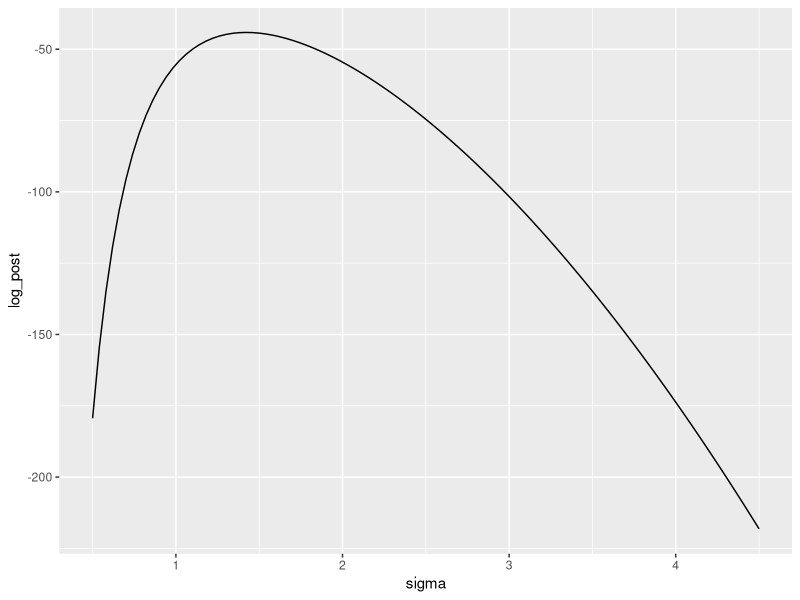
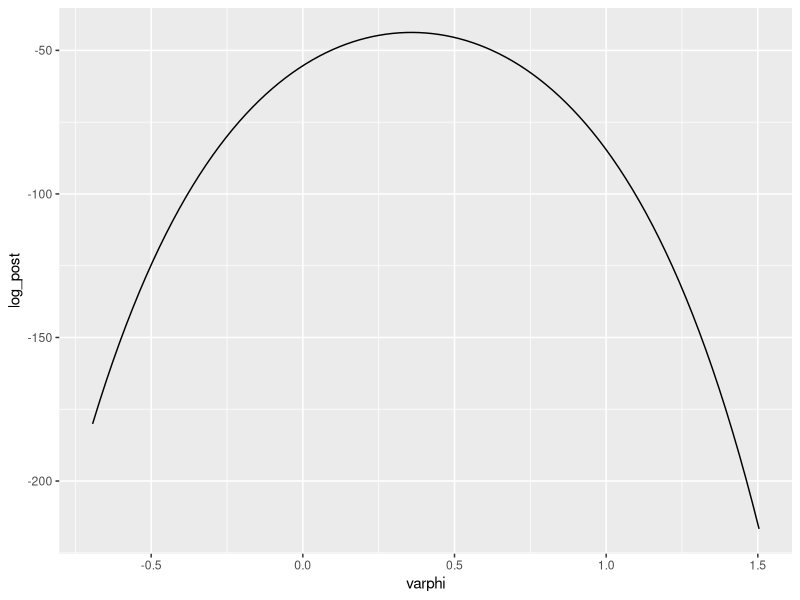
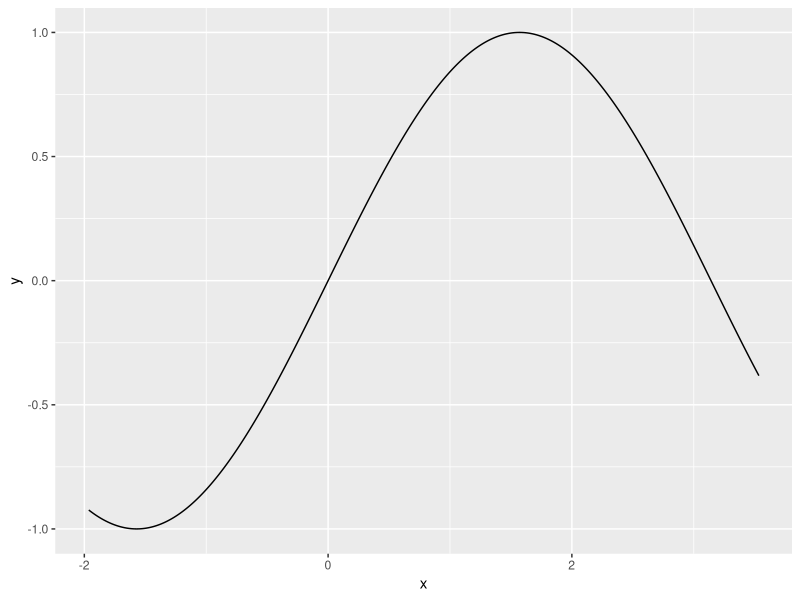
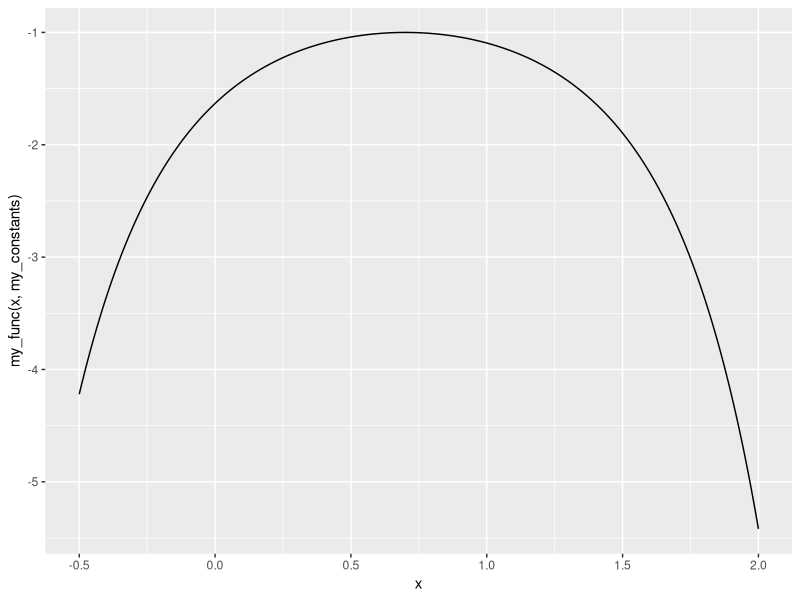
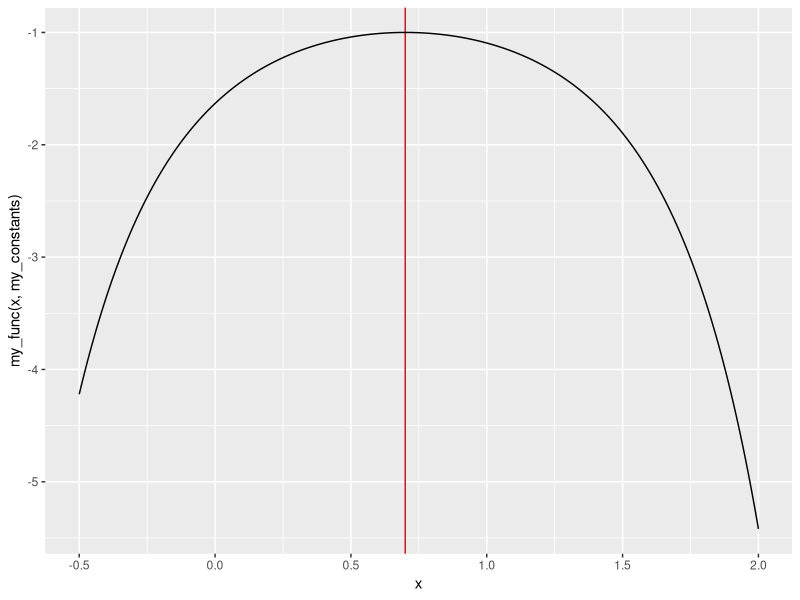
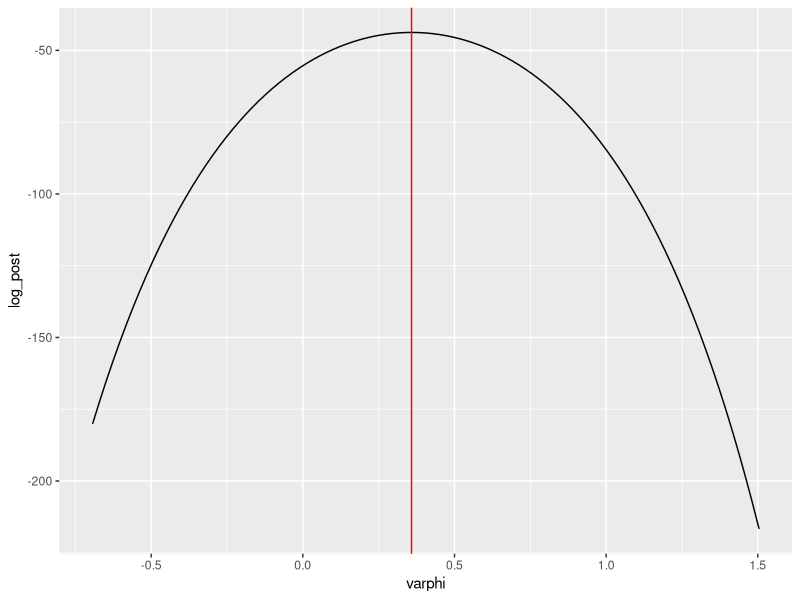

The R source for these figures, in order:
## ---- chunk 1
knitr::opts_chunk$set(echo = TRUE)
## ---- chunk 2
library(tidyverse)
## ---- chunk 3
mean_01 <- 125
sd_01 <- 5
## ---- chunk 4
qt25_01 <- qnorm(.25, mean = mean_01, sd = sd_01)
qt75_01 <- qnorm(.75, mean = mean_01, sd = sd_01)

print(qt25_01)
print(qt75_01)
## ---- chunk 5
pnorm(qt75_01, mean = mean_01, sd = sd_01) - pnorm(qt25_01, mean = mean_01, sd = sd_01)
## ---- chunk 6
pnorm(117, mean = mean_01, sd = sd_01)
## ---- chunk 7
N <- 21
v <- 4.2
## ---- chunk 8
log_post_sigma_unnorm <- function(sigma, N, V, lambda)
{
  term_1 <- -0.5 * (N * sigma^2)
  term_2 <- (v * N)  / (2 * sigma^2)
  term_3 <- lambda * sigma
  
  term_1 - term_2 - term_3
}
## ---- chunk 9
tibble::tibble(
  sigma = seq(0.5, 4.5, length.out = 101)
) %>% 
  mutate(log_post = log_post_sigma_unnorm(sigma, N, v, lambda = 0.75)) %>%
  ggplot(mapping = aes(x = sigma, y = log_post)) +
  geom_line()
## ---- chunk 10
log_post_varphi_unnorm <- function(varphi, N, v, lambda)
{
  # back-calculate sigma given varphi
  sigma <- exp(varphi)
  
  # calculate the unnormalized log-posterior on sigma
  log_post <- log_post_sigma_unnorm(sigma, N, v, lambda)
  
  # account for the derivative 
  log_post + varphi
}
## ---- chunk 11
tibble::tibble(
  varphi = seq(log(0.5), log(4.5), length.out = 101)
) %>% 
  mutate(log_post = log_post_varphi_unnorm(varphi, N, v, lambda = 0.75)) %>%
  ggplot(mapping = aes(x = varphi, y = log_post)) + 
  geom_line()
## ---- chunk 12
tibble::tibble(
  x = seq((-5 * pi) / 8, (9 * pi) / 8, length.out = 1001)
) %>% 
  mutate(y = sin(x)) %>%
  ggplot(mapping = aes(x = x, y = y)) + 
  geom_line()
## ---- chunk 13
opt_sine_01 <- optim( 
  0,
  sin,
  gr = NULL,
  method = "Brent",
  lower = -5 * pi / 8, upper = 9 * pi / 8,
  hessian = TRUE,
  control = list(fnscale = -1))

print(opt_sine_01)
## ---- chunk 14
opt_sine_02 <- optim( 
  3,
  sin,
  gr = NULL,
  method = "Brent",
  lower = -5 * pi / 8, upper = 9 * pi / 8,
  hessian = TRUE,
  control = list(fnscale = -1))

print(opt_sine_02)
## ---- chunk 15
my_func <- function(x, constants)
{
  return(-exp((x - constants$a)^constants$m))
}

my_constants <- list(a = 0.7, m = 2)
## ---- chunk 16
tibble::tibble(
  x = seq(-.5, 2, length.out = 501)
) %>% 
  ggplot(mapping = aes(x = x, y = my_func(x, my_constants))) +
  geom_line()
## ---- chunk 17
opt_result <- optim(
  1.75,
  my_func,
  gr = NULL,
  constants = my_constants,
  method = "Brent",
  lower = -.5, upper = 2,
  hessian = TRUE,
  control = list( fnscale = -1 )
)

opt_result
## ---- chunk 18
tibble::tibble(
  x = seq(-.5, 2, length.out = 501)
) %>% 
  ggplot(mapping = aes(x = x, y = my_func(x, my_constants))) +
  geom_vline(xintercept = opt_result$par, color = "red") +
  geom_line()
## ---- chunk 19
varphi_opt_a <- optim(
  -0.5,
  log_post_varphi_unnorm,
  gr = NULL,
  N = N,
  v = v,
  lambda = 0.75,
  method = "BFGS",
  hessian = TRUE,
  control = list( fnscale = -1 )
)

print(varphi_opt_a)
## ---- chunk 20
varphi_opt_b <- optim(
  1.35,
  log_post_varphi_unnorm,
  gr = NULL,
  N = N,
  v = v,
  lambda = 0.75,
  method = "BFGS",
  hessian = TRUE,
  control = list( fnscale = -1 )
)

print(varphi_opt_b)
## ---- chunk 21
tibble::tibble(
  varphi = seq(log(0.5), log(4.5), length.out = 101)
) %>% 
  mutate(log_post = log_post_varphi_unnorm(varphi, N, v, lambda = 0.75)) %>%
  ggplot(mapping = aes(x = varphi, y = log_post)) + 
  geom_line() +
  geom_vline(xintercept = varphi_opt_b$par, color = "red")
